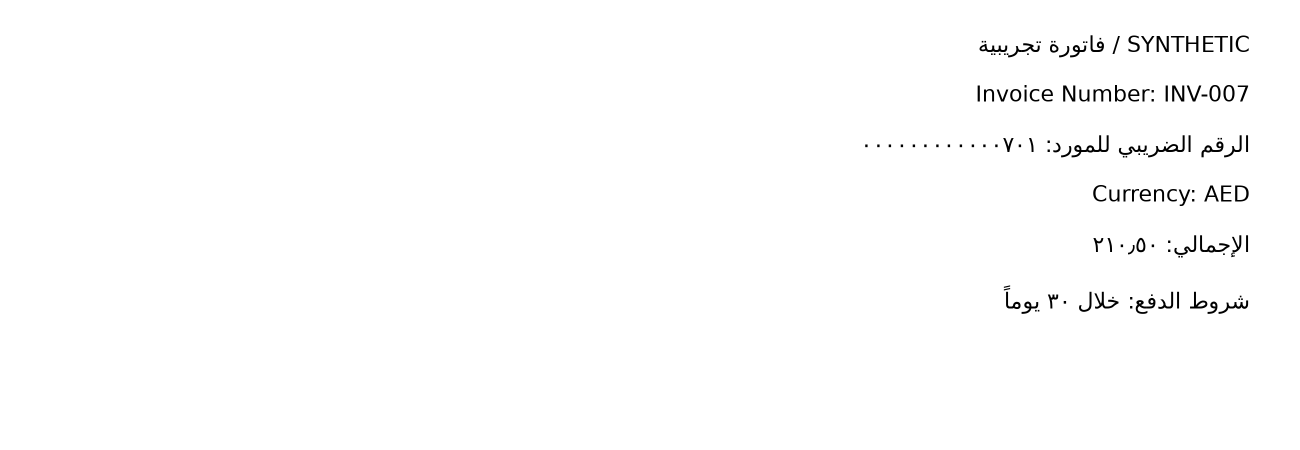
#> input picture samples/phase-7/language-v0.1.0/images/mixed-identifiers.png, 2600 x 900 px (shown at 1/2 size)
$ python phase7_ocr_diagnose.py --images ../samples/phase-7/language-v0.1.0/images --output out.png
#> lines starting #> are read from the running program, lines starting #| are printed output that depends on the picture; after the words box and inside, x2 and y2 are one past the last pixel; in counts of white or black regions, pixels touching at a corner belong together
### apps/api/app/local_extraction.py
from __future__ import annotations

import math
import os
import re
import statistics
import time
import unicodedata
import hashlib
from dataclasses import asdict, replace
from dataclasses import dataclass
from datetime import date
from importlib.metadata import PackageNotFoundError, version
from pathlib import Path
from typing import Any, Iterable

from .extraction import (
    EvidenceResult,
    ExtractionError,
    ExtractionResult,
    FieldResult,
    MetricsResult,
    PageResult,
    ProviderResult,
    WarningResult,
)
from .fixture_contract import ContractValidationError, validate_normalized_result
from .arabic_text import has_arabic, matching_view, normalize_value, normalize_supplier_number, script_language


ADAPTER_VERSION = "local-1.3.0"
PDFPLUMBER_VERSION = "0.11.10"
PDFMINER_VERSION = "20260107"
PYPDFIUM_VERSION = "5.12.1"
PYTESSERACT_VERSION = "0.3.13"
# Pillow 13 fixes decoder vulnerabilities; reject older runtimes before reading a source.
PILLOW_VERSION = "13.0.0"
TESSERACT_VERSION = "5.3.0"
ENG_MODEL_VERSION = "4.1.0"
ENG_MODEL_SHA256 = "7d4322bd2a7749724879683fc3912cb542f19906c83bcc1a52132556427170b2"
ARA_MODEL_SHA256 = "e3206d3dc87fd50c24a0fb9f01838615911d25168f4e64415244b67d2bb3e729"
ARA_BEST_MODEL_SHA256 = "ab9d157d8e38ca00e7e39c7d5363a5239e053f5b0dbdb3167dde9d8124335896"
OSD_MODEL_SHA256 = "9cf5d576fcc47564f11265841e5ca839001e7e6f38ff7f7aacf46d15a96b00ff"
MAX_PAGES = 50


@dataclass(frozen=True)
class _Label:
    key: str
    prefixes: tuple[str, ...]
    value_type: str


LABELS = (
    _Label("invoice_number", ("Invoice Number", "رقم الفاتورة"), "String"),
    _Label("quotation_number", ("Quotation Number",), "String"),
    _Label("purchase_order_number", ("Purchase Order Number", "PO Number"), "String"),
    _Label("invoice_date", ("Invoice Date", "تاريخ الفاتورة"), "Date"),
    _Label("due_date", ("Payment Due Date", "Due Date", "تاريخ الاستحقاق"), "Date"),
    _Label("supplier_trn", ("Supplier TRN", "TRN", "الرقم الضريبي للمورد", "الرقم الضريبي"), "Identifier"),
    _Label("currency", ("Currency", "العملة"), "Currency"),
    _Label("subtotal", ("Subtotal", "المجموع الفرعي"), "Decimal"),
    _Label("vat", ("VAT charged", "VAT 5%", "VAT", "ضريبة القيمة المضافة"), "Decimal"),
    _Label("total", ("Gross payable", "Total", "الإجمالي", "المجموع الكلي"), "Decimal"),
    _Label("payment_terms", ("Payment Terms", "Terms", "شروط الدفع"), "String"),
)

LINE_LABELS = (
    _Label("line_item_code", ("Item Code", "رمز الصنف"), "String"),
    _Label("line_description", ("Description", "الوصف", "وصف الصنف"), "String"),
    _Label("line_quantity", ("Quantity", "الكمية"), "Decimal"),
    _Label("line_unit_price", ("Unit Price", "سعر الوحدة"), "Decimal"),
    _Label("line_tax", ("Tax", "الضريبة", "ضريبة القيمة المضافة"), "Decimal"),
    _Label("line_total", ("Total", "الإجمالي"), "Decimal"),
)


@dataclass
class _TextLine:
    text: str
    character_boxes: list[tuple[float, float, float, float] | None]
    confidences: list[float | None]


@dataclass
class _ExtractedPage:
    page_number: int
    canonical_text: str
    lines: list[_TextLine]
    rotation_degrees: int
    ocr_confidence: float | None
    degraded: bool
    orientation_uncertain: bool = False
    source: str = "native"


class LocalInvoiceExtractor:
    """Local procurement-document adapter with opt-in Arabic OCR."""

    name = "local-procurement-v1"

    def __init__(
        self,
        *,
        language: str = "eng",
        timeout_seconds: float = 30.0,
        render_dpi: int = 300,
        arabic_model: str = "fast",
        layout_profile: str = "block",
        input_profile: str = "legacy",
    ) -> None:
        if language not in {"eng", "ara", "ara+eng", "eng+ara"}:
            raise ValueError("OCR_LANGUAGE must be eng, ara, ara+eng or eng+ara")
        if not 1 <= timeout_seconds <= 120:
            raise ValueError("OCR_TIMEOUT_SECONDS must be between 1 and 120")
        if not 150 <= render_dpi <= 400:
            raise ValueError("OCR_RENDER_DPI must be between 150 and 400")
        self.language = language
        self.timeout_seconds = timeout_seconds
        self.render_dpi = render_dpi
        if arabic_model not in {"fast", "best"}:
            raise ValueError("OCR_ARABIC_MODEL must be fast or best")
        if layout_profile not in {"block", "lines-v1"}:
            raise ValueError("OCR_LAYOUT_PROFILE must be block or lines-v1")
        if layout_profile == "lines-v1" and language not in {"eng+ara", "ara+eng"}:
            raise ValueError("lines-v1 requires explicit mixed Arabic/English OCR")
        self.arabic_model = arabic_model
        self.layout_profile = layout_profile
        if input_profile not in {"legacy", "supplier-invoice-v1"}:
            raise ValueError("LOCAL_INPUT_PROFILE must be legacy or supplier-invoice-v1")
        self.input_profile = input_profile

    # [494 lines left out: functions from_environment, extract, _detect_media_type, _extract_pdf, _native_page, _ocr_pdf and 5 more, not called in this run]

    def _verify_ocr_engine(self, pytesseract: Any) -> None:
        languages = pytesseract.get_languages(config="")
        actual_version = str(pytesseract.get_tesseract_version()).split()[0]
        if actual_version != TESSERACT_VERSION:
            raise self._runtime_unavailable(
                "The OCR engine version does not match the approved runtime."
            )
        if not {*self.language.split("+"), "osd"}.issubset(languages):
            raise self._runtime_unavailable(
                "The configured language and orientation OCR models are unavailable."
            )
        self._verify_model_hashes(self.language, self.arabic_model)

    # [578 lines left out: functions _verify_model_hashes, _page_from_ocr, _label_score, _mean_confidence, _fields, _due_date and 9 more, not called in this run]

    @staticmethod
    def _normalize(value: str, value_type: str) -> str:
        return normalize_value(value, value_type)

    # [87 lines left out: functions _polygon, _warnings, not called in this run]

    @staticmethod
    def _check_pixel_budget(image: Any) -> None:
        LocalInvoiceExtractor._check_pixel_dimensions(image.width, image.height)

    # [27 lines left out: functions _check_pixel_dimensions, _verify_python_runtime, not called in this run]

    @staticmethod
    def _runtime_unavailable(summary: str) -> ExtractionError:
        return ExtractionError("ocr_unavailable", summary, retryable=False)

### tools/phase7_ocr_diagnose.py
"""Offline line-crop diagnostics; no field correction or golden-label lookup."""
import argparse
import json
from pathlib import Path

from PIL import Image, ImageOps
import pytesseract

from phase7_ocr_evaluate import LocalInvoiceExtractor


def rows(image):
    ink = ImageOps.invert(image.convert("L")).point(lambda p: 255 if p > 100 else 0)
    active = [y for y in range(ink.height) if ink.crop((0, y, ink.width, y+1)).getbbox()]
    groups = []
    for y in active:
        if not groups or y - groups[-1][-1] > 12:
            groups.append([])
        groups[-1].append(y)
    return [(0, max(0, g[0]-15), image.width, min(image.height, g[-1]+16)) for g in groups]


def main():
    parser = argparse.ArgumentParser(description=__doc__)
    parser.add_argument("--images", type=Path, required=True)
    parser.add_argument("--output", type=Path, required=True)
    parser.add_argument("--cases", nargs="+", default=("mixed-identifiers", "mixed-neighbor-fields"))
    args = parser.parse_args()
    LocalInvoiceExtractor(language="eng+ara", arabic_model="best")._verify_ocr_engine(pytesseract)
#> (the call stopped at in _verify_ocr_engine, `languages = pytesseract.get_languages(config="")`: pytesseract is not available in this run)
    result = []
    for name in args.cases:
        image = Image.open(args.images / (name + ".png"))
#> image is the input picture: PIL image 2600x900 RGB; min 0, max 255, mean 252.7
        for index, box in enumerate(rows(image)):
#> in rows, `ink = ImageOps.invert(image.convert("L")).point(lambda p: 255 if p > 1..`:
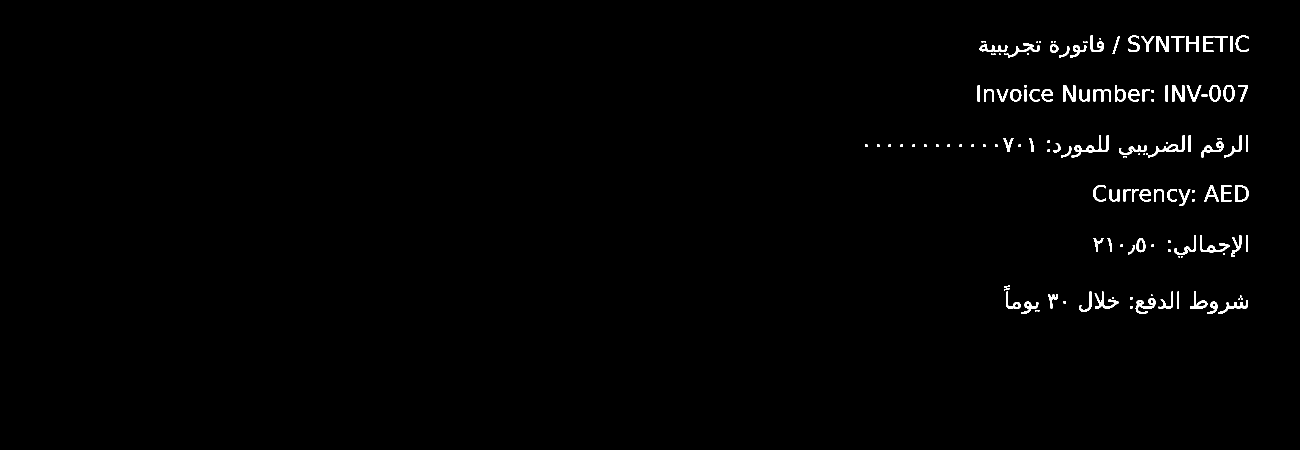
#> ink: PIL image 2600x900 L (shown at 1/2 size); 0.94% white; 139 white regions (33 under 20 px), largest, box (x1, y1, x2, y2) and area: (2143, 270, 2217, 315) 767, (2296, 270, 2369, 315) 619, (2400, 470, 2459, 505) 526
#> in rows, `active = [y for y in range(ink.height) if ink.crop((0, y, ink.width, y..`: active = 265 items
            crop = image.crop(box)
            for language in ("ara", "eng+ara", "ara+eng"):
                data = pytesseract.image_to_data(crop, lang=language, config="--oem 1 --psm 7",
                                                output_type=pytesseract.Output.DICT, timeout=30)
                words = [{key: data[key][n] for key in ("text", "conf", "left", "top", "width", "height")}
                         for n, word in enumerate(data["text"]) if word.strip()]
                record = {"id": name, "row": index, "box": box, "mode": language, "words": words}
                result.append(record)
                print(json.dumps(record, ensure_ascii=False), flush=True)
#> this loop made 1 pass
#> pass 1, in main, `crop = image.crop(box)`:
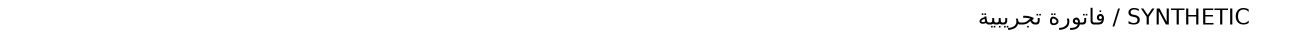
#> crop: PIL image 2600x75 RGB (shown at 1/2 size); min 0, max 255, mean 249.3
#> after the loop, result = []
    with args.output.open("x", encoding="utf-8") as stream:
        json.dump(result, stream, ensure_ascii=False, indent=2)


if __name__ == "__main__":
    main()
#> (the call stopped at in main, `data = pytesseract.image_to_data(crop, lang=language, config="--oem 1 ..`: pytesseract is not available in this run)
